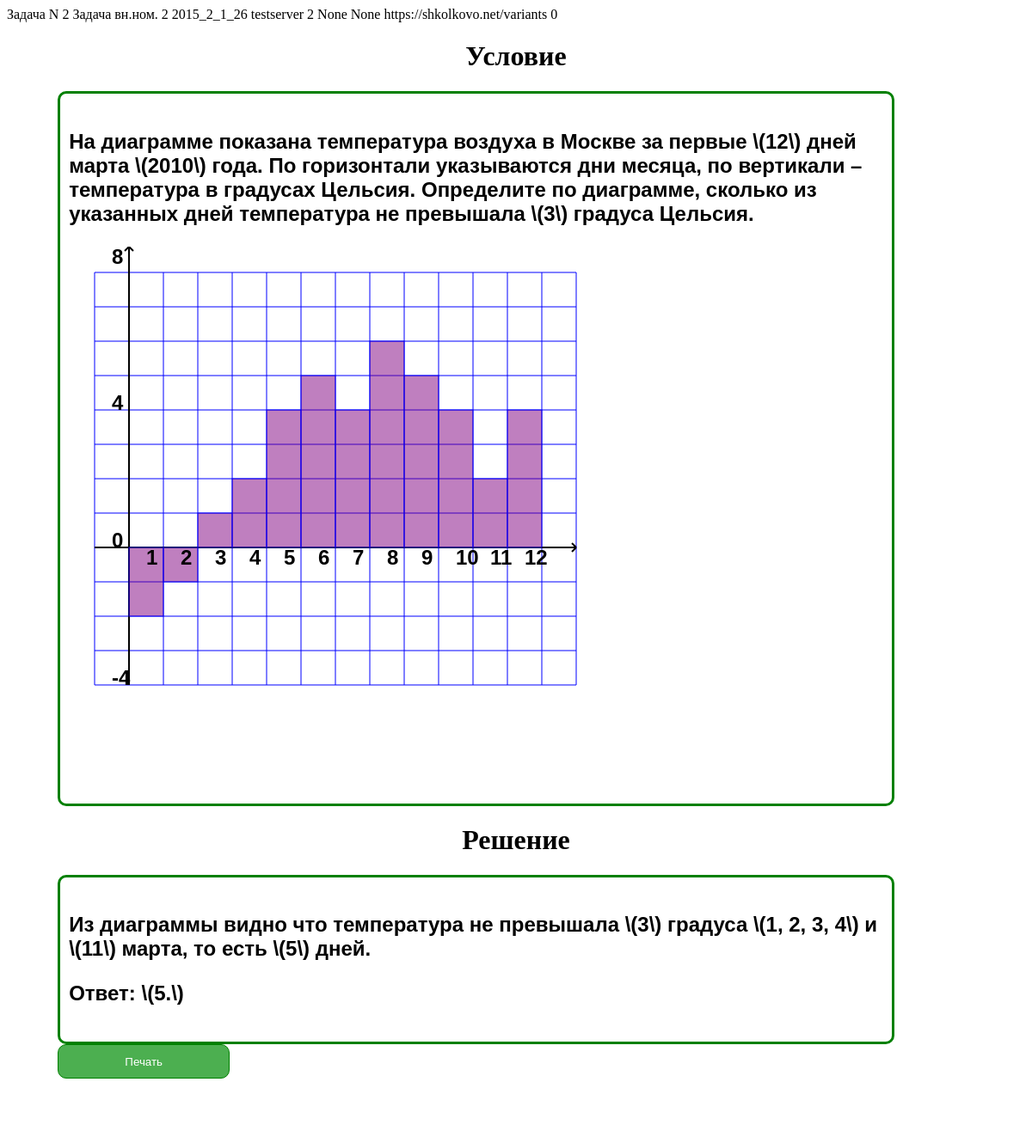
/task/2/, run on an earlier commit of the app's database.
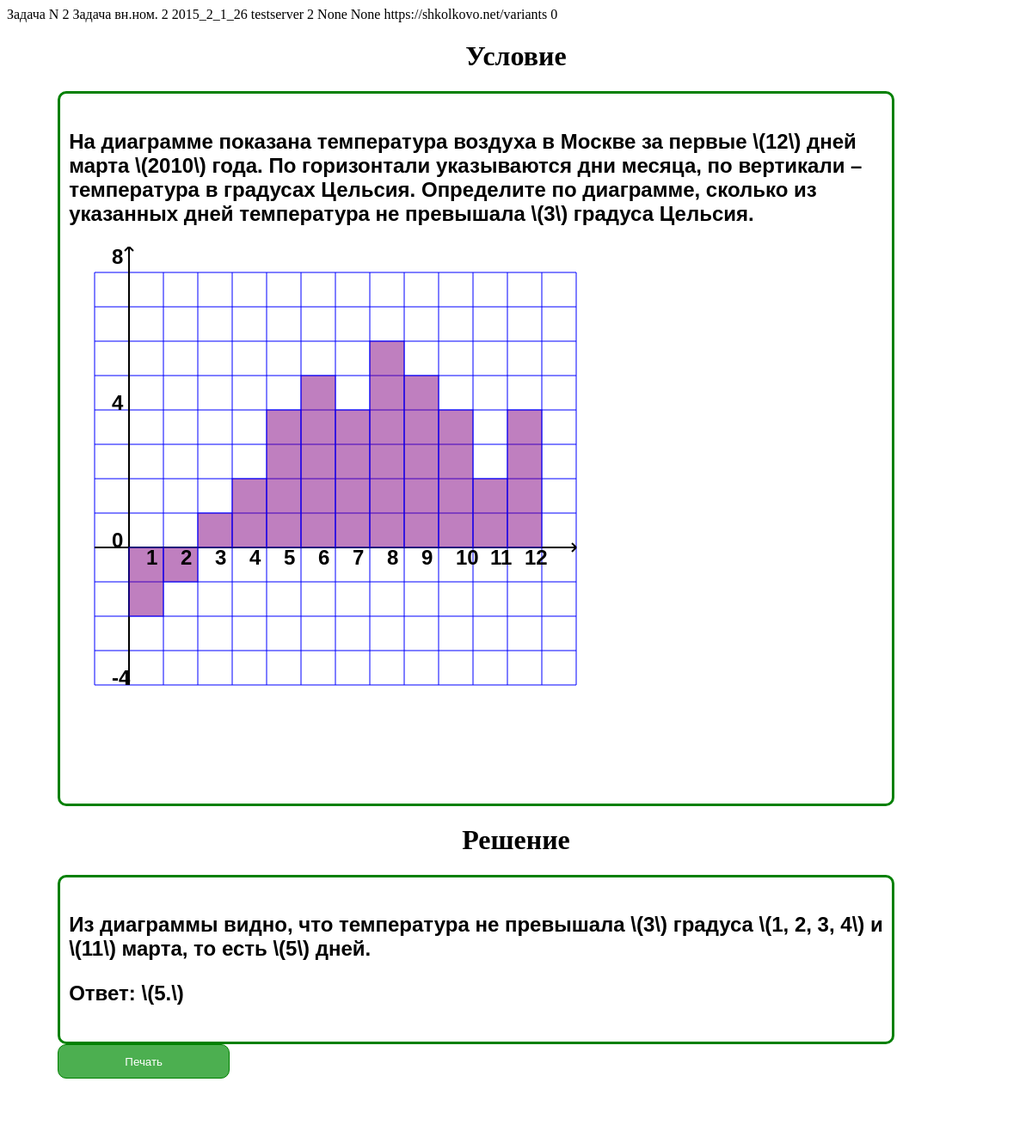
And on a later commit of the database.
### main/models.py (models this page shows, shortened)
class Probl(models.Model):
    condition_txt = models.TextField(blank=True, null=True, default='')
    solution_txt = models.TextField(blank=True, null=True, default='')
    hint_txt = models.CharField(max_length=1000, blank=True, null=True, default='')
    complexity = models.IntegerField(blank=True, null=True, default=0)
    topic = models.ForeignKey('topic', on_delete=models.PROTECT, default='')
    result = models.CharField(max_length=200, blank=True, null=True, default='')
    result_full = models.CharField(max_length=200, blank=True, null=True, default='')
    ege = models.IntegerField(blank=True, null=True, default=0)
    place_ege = models.CharField(max_length=100, blank=True, null=True, default='')
    tip_ege = models.IntegerField(blank=True, null=True, default=0)
    gkey = models.CharField(max_length=20, blank=True, null=True, default='')
    number_task = models.IntegerField(blank=True, null=True, default=0)
    variant = models.IntegerField(blank=True, null=True, default=0)
    source = models.CharField(max_length=100, blank=True, null=True, default='')
    name_potok = models.CharField(max_length=50, blank=True, null=True, default='')
    date = models.DateTimeField(blank=True, null=True)
    school_class = models.IntegerField(blank=True, null=True, default=0)
    nopor = models.IntegerField(blank=True, null=True, default=0)
    class Meta:
        verbose_name = 'probl'
        verbose_name_plural = 'probls'

### main/views.py (the view)
# urls.py: path('task/<int:pkk>/', views.task, name='task')
def task(request, pkk):
    houm = 0
    if "DESKTOP" in socket.gethostname():
        houm = 1
    tsk = Probl.objects.filter(pk=pkk)
    context = {
        'houm': houm,
        'tsk': tsk
    }
    return render(request, 'main/task.html', context=context)

### main/templates/main/task.html (shortened to what this page needs)
<!doctype html>
<html lang="en" xmlns="http://www.w3.org/1999/html">
<head>
</head>
<body>
{% for t in tsk %}
   {% autoescape off %}
 <a>Задача N {{t.number_task}}</a>
<a>Задача вн.ном. {{t.nopor}}</a>
    <a>{{t.gkey}}</a>
    <a>{{request.get_host}}</a>
    <a>{{t.ege}}</a>
    <a>{{t.place_ege}}</a>
    <a>{{t.name_potok}}</a>
    <a>{{t.source}}</a>
    <a>{{t.complexity}}</a>
<H1 align="center">Условие</H1>
<div class="px_l">
    {%if t.condition_txt%}
      <h4 align="left"> {{t.condition_txt }} </h4>
    {%endif%}
</div>
<H1 align="center">Решение</H1>
          <div class="px_l">
             <h4 align="left"> {{t.solution_txt }} </h4>
           </div>
<div class="btn-group">
 <button style="height:40px;width:200px;border-radius:10px" onclick="window.print()">Печать</button>
</div>
   {% endautoescape %}
  {%endfor%}
</body>
</html>

### main/templates/main/task.html (style rules this page uses)
.btn-group button { width: 10%; height: 20%; background-color: #4CAF50; border: 1px solid green; color: white; margin-left: 5%; margin-bottom: 5%; cursor: pointer; float: left; }
.btn-group:after { content: ""; clear: both; display: table; }
.px_l { padding: 10px; width: 80%; font-size:24px; background-color: white; margin-left: 5%; border-radius: 10px; border: 3px solid green; font-family: "Goudy Bookletter 1911", sans-serif; }

What changed in the data, as far as the page shows it:
changed Probl "None": solution_txt "Из диаграммы видно что температура не превышала \\(3\\) градуса \\(1, 2, 3, 4\\) и \\(11\\) марта, то есть \\(5\\) дней. Ответ: \\(5.\\)" → "Из диаграммы видно, что температура не превышала \\(3\\) градуса \\(1, 2, 3, 4\\) и \\(11\\) марта, то есть \\(5\\) дней. Ответ: \\(5.\\)"
